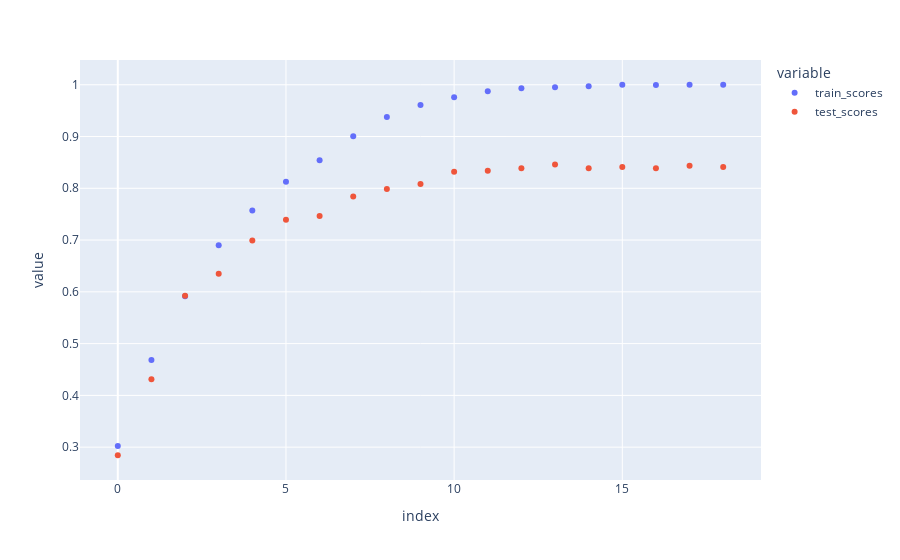

This figure's notebook cell:
### Markdown cell above
**Based on one variable the overfitting is not very clear. Therefore, we will do hyperparameter tuning with more features**

### Code cell
scores['index'] = scores.index
scores= pd.melt(scores, id_vars = ['index'])
px.scatter(scores, x = 'index', y = 'value', color = 'variable' )

### Figure 1 — Plotly figure (JSON) as saved in the notebook; plotly's stock layout.template omitted (floating-point values rounded to 4 significant figures)
{"data": [{"hovertemplate": "variable=train_scores<br>index=%{x}<br>value=%{y}<extra></extra>", "legendgroup": "train_scores", "marker": {"color": "#636efa", "symbol": "circle"}, "mode": "markers", "name": "train_scores", "orientation": "v", "showlegend": true, "type": "scatter", "x": [0, 1, 2, 3, 4, 5, 6, 7, 8, 9, 10, 11, 12, 13, 14, 15, 16, 17, 18], "xaxis": "x", "y": [0.3021, 0.4682, 0.5917, 0.6902, 0.7573, 0.8125, 0.854, 0.9003, 0.9377, 0.9608, 0.9757, 0.9875, 0.9935, 0.9953, 0.997, 1, 0.9994, 1, 1], "yaxis": "y"}, {"hovertemplate": "variable=test_scores<br>index=%{x}<br>value=%{y}<extra></extra>", "legendgroup": "test_scores", "marker": {"color": "#EF553B", "symbol": "circle"}, "mode": "markers", "name": "test_scores", "orientation": "v", "showlegend": true, "type": "scatter", "x": [0, 1, 2, 3, 4, 5, 6, 7, 8, 9, 10, 11, 12, 13, 14, 15, 16, 17, 18], "xaxis": "x", "y": [0.2844, 0.4313, 0.5924, 0.6351, 0.6991, 0.7393, 0.7464, 0.7844, 0.7986, 0.8081, 0.8318, 0.8341, 0.8389, 0.846, 0.8389, 0.8412, 0.8389, 0.8436, 0.8412], "yaxis": "y"}], "layout": {"legend": {"title": {"text": "variable"}, "tracegroupgap": 0}, "margin": {"t": 60}, "xaxis": {"anchor": "y", "domain": [0, 1], "title": {"text": "index"}}, "yaxis": {"anchor": "x", "domain": [0, 1], "title": {"text": "value"}}}}
